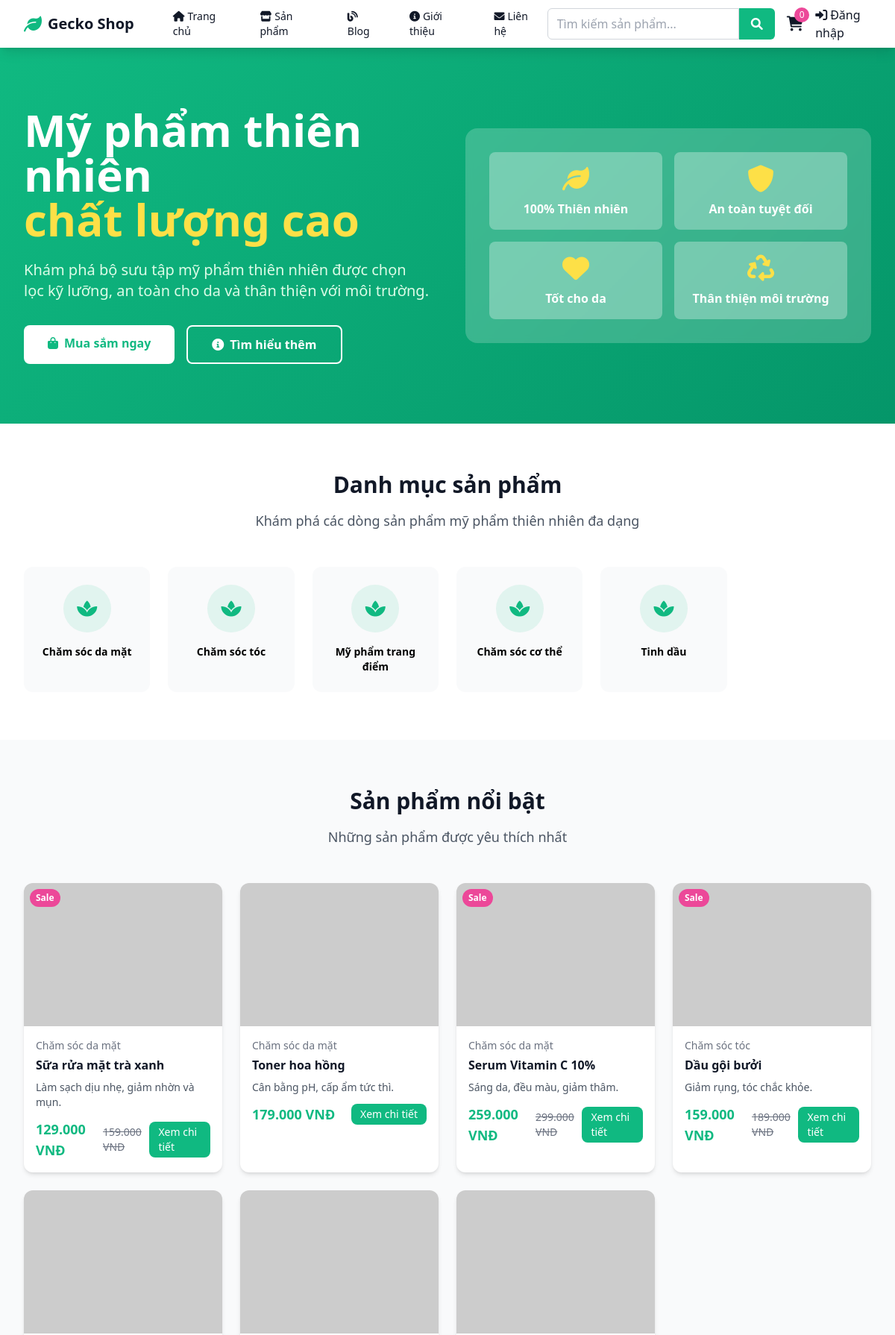
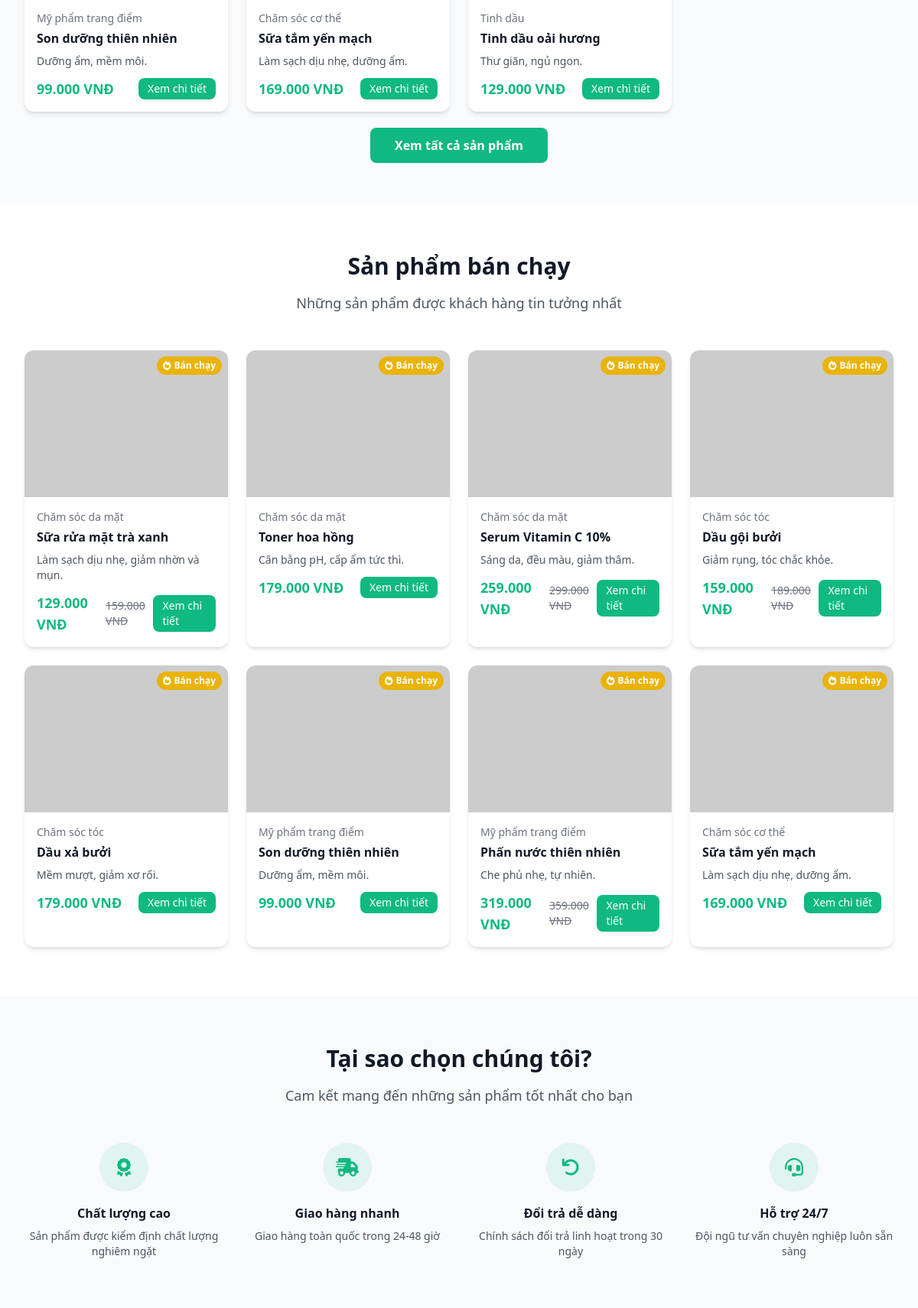
The page / (upper part) on the database its author committed (2 pictures, top to bottom).
### tables this page shows
CREATE TABLE categories (
    id INT PRIMARY KEY AUTO_INCREMENT,
    name VARCHAR(100) NOT NULL,
    slug VARCHAR(100) UNIQUE NOT NULL,
    description TEXT,
    image VARCHAR(255),
    parent_id INT NULL,
    sort_order INT DEFAULT 0,
    is_active BOOLEAN DEFAULT TRUE,
    created_at TIMESTAMP DEFAULT CURRENT_TIMESTAMP,
    FOREIGN KEY (parent_id) REFERENCES categories(id) ON DELETE SET NULL
);

CREATE TABLE products (
    id INT PRIMARY KEY AUTO_INCREMENT,
    name VARCHAR(200) NOT NULL,
    slug VARCHAR(200) UNIQUE NOT NULL,
    description TEXT,
    short_description TEXT,
    price DECIMAL(10,2) NOT NULL,
    sale_price DECIMAL(10,2) NULL,
    sku VARCHAR(100) UNIQUE,
    stock_quantity INT DEFAULT 0,
    category_id INT NOT NULL,
    images JSON,
    ingredients TEXT,
    usage_instructions TEXT,
    weight VARCHAR(50),
    origin VARCHAR(100),
    is_featured BOOLEAN DEFAULT FALSE,
    is_bestseller BOOLEAN DEFAULT FALSE,
    is_active BOOLEAN DEFAULT TRUE,
    meta_title VARCHAR(200),
    meta_description TEXT,
    created_at TIMESTAMP DEFAULT CURRENT_TIMESTAMP,
    updated_at TIMESTAMP DEFAULT CURRENT_TIMESTAMP ON UPDATE CURRENT_TIMESTAMP,
    FOREIGN KEY (category_id) REFERENCES categories(id) ON DELETE CASCADE
);

### config/database.php (called while the page is built, shortened)
<?php
function formatPrice($price) {
    return number_format($price, 0, ',', '.') . ' VNĐ';
}
?>

### index.php (the view, shortened to what this page needs)
<?php
require_once 'config/database.php';
$featured_products = $pdo->query("
    SELECT p.*, c.name as category_name, COALESCE(s.total_qty, 0) AS total_qty
    FROM products p
    LEFT JOIN (
        SELECT oi.product_id, SUM(oi.quantity) AS total_qty
        FROM order_items oi
        JOIN orders o ON o.id = oi.order_id
        WHERE o.created_at >= DATE_SUB(NOW(), INTERVAL 30 DAY)
          AND o.order_status IN ('processing','shipped','delivered')
        GROUP BY oi.product_id
    ) s ON s.product_id = p.id
    LEFT JOIN categories c ON p.category_id = c.id
    WHERE p.is_featured = 1 AND p.is_active = 1
    ORDER BY s.total_qty DESC, p.created_at DESC
    LIMIT 8
")->fetchAll();
$bestseller_products = $pdo->query("
    SELECT p.*, c.name as category_name, COALESCE(s.total_qty, 0) AS total_qty
    FROM products p
    LEFT JOIN (
        SELECT oi.product_id, SUM(oi.quantity) AS total_qty
        FROM order_items oi
        JOIN orders o ON o.id = oi.order_id
        WHERE o.created_at >= DATE_SUB(NOW(), INTERVAL 30 DAY)
          AND o.order_status IN ('processing','shipped','delivered')
        GROUP BY oi.product_id
    ) s ON s.product_id = p.id
    LEFT JOIN categories c ON p.category_id = c.id
    WHERE p.is_active = 1
    ORDER BY s.total_qty DESC, p.created_at DESC
    LIMIT 8
")->fetchAll();
$categories = $pdo->query("
    SELECT * FROM categories
    WHERE is_active = 1 AND parent_id IS NULL
    ORDER BY sort_order ASC
    LIMIT 6
")->fetchAll();
include 'includes/header.php';
?>
<section class="hero-gradient text-white">
    <div class="max-w-7xl mx-auto px-4 sm:px-6 lg:px-8 py-20">
        <div class="grid grid-cols-1 lg:grid-cols-2 gap-12 items-center">
            <div>
                <h1 class="text-4xl md:text-6xl font-bold mb-6">
                    Mỹ phẩm thiên nhiên
                    <span class="block text-yellow-300">chất lượng cao</span>
                </h1>
                <p class="text-xl mb-8 text-green-100">
                    Khám phá bộ sưu tập mỹ phẩm thiên nhiên được chọn lọc kỹ lưỡng,
                    an toàn cho da và thân thiện với môi trường.
                </p>
                <div class="flex flex-col sm:flex-row gap-4">
                    <a href="products.php" class="bg-white text-primary px-8 py-3 rounded-lg font-semibold hover:bg-gray-100 transition-colors text-center">
                        <i class="fas fa-shopping-bag mr-2"></i>Mua sắm ngay
                    </a>
                    <a href="about.php" class="border-2 border-white text-white px-8 py-3 rounded-lg font-semibold hover:bg-white hover:text-primary transition-colors text-center">
                        <i class="fas fa-info-circle mr-2"></i>Tìm hiểu thêm
                    </a>
                </div>
            </div>
            <div class="relative">
                <div class="bg-white bg-opacity-20 rounded-2xl p-8 backdrop-blur-sm">
                    <div class="grid grid-cols-2 gap-4">
                        <div class="bg-white bg-opacity-30 rounded-lg p-4 text-center">
                            <i class="fas fa-leaf text-4xl text-yellow-300 mb-2"></i>
                            <h3 class="font-semibold">100% Thiên nhiên</h3>
                        </div>
                        <div class="bg-white bg-opacity-30 rounded-lg p-4 text-center">
                            <i class="fas fa-shield-alt text-4xl text-yellow-300 mb-2"></i>
                            <h3 class="font-semibold">An toàn tuyệt đối</h3>
                        </div>
                        <div class="bg-white bg-opacity-30 rounded-lg p-4 text-center">
                            <i class="fas fa-heart text-4xl text-yellow-300 mb-2"></i>
                            <h3 class="font-semibold">Tốt cho da</h3>
                        </div>
                        <div class="bg-white bg-opacity-30 rounded-lg p-4 text-center">
                            <i class="fas fa-recycle text-4xl text-yellow-300 mb-2"></i>
                            <h3 class="font-semibold">Thân thiện môi trường</h3>
                        </div>
                    </div>
                </div>
            </div>
        </div>
    </div>
</section>
<section class="py-16 bg-white">
    <div class="max-w-7xl mx-auto px-4 sm:px-6 lg:px-8">
        <div class="text-center mb-12">
            <h2 class="text-3xl font-bold text-gray-900 mb-4">Danh mục sản phẩm</h2>
            <p class="text-lg text-gray-600">Khám phá các dòng sản phẩm mỹ phẩm thiên nhiên đa dạng</p>
        </div>
        <div class="grid grid-cols-2 md:grid-cols-3 lg:grid-cols-6 gap-6">
            <?php foreach ($categories as $category): ?>
            <a href="products.php?category=<?php echo $category['id']; ?>"
               class="group bg-gray-50 rounded-xl p-6 text-center hover:bg-primary hover:text-white transition-all duration-300 card-hover">
                <div class="w-16 h-16 mx-auto mb-4 bg-primary bg-opacity-10 group-hover:bg-white group-hover:bg-opacity-20 rounded-full flex items-center justify-center">
                    <i class="fas fa-spa text-2xl text-primary group-hover:text-white"></i>
                </div>
                <h3 class="font-semibold text-sm"><?php echo htmlspecialchars($category['name']); ?></h3>
            </a>
            <?php endforeach; ?>
        </div>
    </div>
</section>
<section class="py-16 bg-gray-50">
    <div class="max-w-7xl mx-auto px-4 sm:px-6 lg:px-8">
        <div class="text-center mb-12">
            <h2 class="text-3xl font-bold text-gray-900 mb-4">Sản phẩm nổi bật</h2>
            <p class="text-lg text-gray-600">Những sản phẩm được yêu thích nhất</p>
        </div>
        <div class="grid grid-cols-1 sm:grid-cols-2 lg:grid-cols-4 gap-6">
            <?php foreach ($featured_products as $product): ?>
            <div class="bg-white rounded-xl shadow-md overflow-hidden card-hover">
                <div class="relative">
                    <?php
                    $images = json_decode($product['images'], true);
                    $main_image = !empty($images) ? $images[0] : 'https://via.placeholder.com/300x300?text=No+Image';
                    ?>
                    <img src="<?php echo $main_image; ?>" alt="<?php echo htmlspecialchars($product['name']); ?>"
                         class="w-full h-48 object-cover">
                    <?php if ($product['sale_price']): ?>
                        <div class="absolute top-2 left-2 bg-accent text-white px-2 py-1 rounded-full text-xs font-semibold">
                            Sale
                        </div>
                    <?php endif; ?>
                </div>
                <div class="p-4">
                    <div class="text-sm text-gray-500 mb-1"><?php echo htmlspecialchars($product['category_name']); ?></div>
                    <h3 class="font-semibold text-gray-900 mb-2 line-clamp-2"><?php echo htmlspecialchars($product['name']); ?></h3>
                    <p class="text-sm text-gray-600 mb-3 line-clamp-2"><?php echo htmlspecialchars($product['short_description']); ?></p>
                    <div class="flex items-center justify-between">
                        <div class="flex items-center space-x-2">
                            <?php if ($product['sale_price']): ?>
                                <span class="text-lg font-bold text-primary"><?php echo formatPrice($product['sale_price']); ?></span>
                                <span class="text-sm text-gray-500 line-through"><?php echo formatPrice($product['price']); ?></span>
                            <?php else: ?>
                                <span class="text-lg font-bold text-primary"><?php echo formatPrice($product['price']); ?></span>
                            <?php endif; ?>
                        </div>
                        <a href="product.php?id=<?php echo $product['id']; ?>"
                           class="bg-primary text-white px-3 py-1 rounded-lg text-sm hover:bg-green-600 transition-colors">
                            Xem chi tiết
                        </a>
                    </div>
                </div>
            </div>
            <?php endforeach; ?>
        </div>
        <div class="text-center mt-8">
            <a href="products.php" class="bg-primary text-white px-8 py-3 rounded-lg font-semibold hover:bg-green-600 transition-colors">
                Xem tất cả sản phẩm
            </a>
        </div>
    </div>
</section>
<section class="py-16 bg-white">
    <div class="max-w-7xl mx-auto px-4 sm:px-6 lg:px-8">
        <div class="text-center mb-12">
            <h2 class="text-3xl font-bold text-gray-900 mb-4">Sản phẩm bán chạy</h2>
            <p class="text-lg text-gray-600">Những sản phẩm được khách hàng tin tưởng nhất</p>
        </div>
        <div class="grid grid-cols-1 sm:grid-cols-2 lg:grid-cols-4 gap-6">
            <?php foreach ($bestseller_products as $product): ?>
            <div class="bg-white rounded-xl shadow-md overflow-hidden card-hover">
                <div class="relative">
                    <?php
                    $images = json_decode($product['images'], true);
                    $main_image = !empty($images) ? $images[0] : 'https://via.placeholder.com/300x300?text=No+Image';
                    ?>
                    <img src="<?php echo $main_image; ?>" alt="<?php echo htmlspecialchars($product['name']); ?>"
                         class="w-full h-48 object-cover">
                    <div class="absolute top-2 right-2 bg-yellow-500 text-white px-2 py-1 rounded-full text-xs font-semibold">
                        <i class="fas fa-fire mr-1"></i>Bán chạy
                    </div>
                </div>
                <div class="p-4">
                    <div class="text-sm text-gray-500 mb-1"><?php echo htmlspecialchars($product['category_name']); ?></div>
                    <h3 class="font-semibold text-gray-900 mb-2 line-clamp-2"><?php echo htmlspecialchars($product['name']); ?></h3>
                    <p class="text-sm text-gray-600 mb-3 line-clamp-2"><?php echo htmlspecialchars($product['short_description']); ?></p>
                    <div class="flex items-center justify-between">
                        <div class="flex items-center space-x-2">
                            <?php if ($product['sale_price']): ?>
                                <span class="text-lg font-bold text-primary"><?php echo formatPrice($product['sale_price']); ?></span>
                                <span class="text-sm text-gray-500 line-through"><?php echo formatPrice($product['price']); ?></span>
                            <?php else: ?>
                                <span class="text-lg font-bold text-primary"><?php echo formatPrice($product['price']); ?></span>
                            <?php endif; ?>
                        </div>
                        <a href="product.php?id=<?php echo $product['id']; ?>"
                           class="bg-primary text-white px-3 py-1 rounded-lg text-sm hover:bg-green-600 transition-colors">
                            Xem chi tiết
                        </a>
                    </div>
                </div>
            </div>
            <?php endforeach; ?>
        </div>
    </div>
</section>
<section class="py-16 bg-gray-50">
    <div class="max-w-7xl mx-auto px-4 sm:px-6 lg:px-8">
        <div class="text-center mb-12">
            <h2 class="text-3xl font-bold text-gray-900 mb-4">Tại sao chọn chúng tôi?</h2>
            <p class="text-lg text-gray-600">Cam kết mang đến những sản phẩm tốt nhất cho bạn</p>
        </div>
        <div class="grid grid-cols-1 md:grid-cols-2 lg:grid-cols-4 gap-8">
            <div class="text-center">
                <div class="w-16 h-16 mx-auto mb-4 bg-primary bg-opacity-10 rounded-full flex items-center justify-center">
                    <i class="fas fa-award text-2xl text-primary"></i>
                </div>
                <h3 class="font-semibold text-gray-900 mb-2">Chất lượng cao</h3>
                <p class="text-sm text-gray-600">Sản phẩm được kiểm định chất lượng nghiêm ngặt</p>
            </div>
            <div class="text-center">
                <div class="w-16 h-16 mx-auto mb-4 bg-primary bg-opacity-10 rounded-full flex items-center justify-center">
                    <i class="fas fa-shipping-fast text-2xl text-primary"></i>
                </div>
                <h3 class="font-semibold text-gray-900 mb-2">Giao hàng nhanh</h3>
                <p class="text-sm text-gray-600">Giao hàng toàn quốc trong 24-48 giờ</p>
            </div>
            <div class="text-center">
                <div class="w-16 h-16 mx-auto mb-4 bg-primary bg-opacity-10 rounded-full flex items-center justify-center">
                    <i class="fas fa-undo text-2xl text-primary"></i>
                </div>
                <h3 class="font-semibold text-gray-900 mb-2">Đổi trả dễ dàng</h3>
                <p class="text-sm text-gray-600">Chính sách đổi trả linh hoạt trong 30 ngày</p>
            </div>
            <div class="text-center">
                <div class="w-16 h-16 mx-auto mb-4 bg-primary bg-opacity-10 rounded-full flex items-center justify-center">
                    <i class="fas fa-headset text-2xl text-primary"></i>
                </div>
                <h3 class="font-semibold text-gray-900 mb-2">Hỗ trợ 24/7</h3>
                <p class="text-sm text-gray-600">Đội ngũ tư vấn chuyên nghiệp luôn sẵn sàng</p>
            </div>
        </div>
    </div>
</section>
<?php include 'includes/footer.php'; ?>

### includes/header.php (style rules this page uses)
.hero-gradient { background: linear-gradient(135deg, #10B981 0%, #059669 100%); }
.card-hover { transition: transform 0.3s ease, box-shadow 0.3s ease; }

### index.php (style rules this page uses)
.line-clamp-2 { display: -webkit-box; -webkit-line-clamp: 2; -webkit-box-orient: vertical; overflow: hidden; }

### rows shown on the page
categories: name "Chăm sóc da mặt"
categories: name "Chăm sóc tóc"
categories: name "Mỹ phẩm trang điểm"
categories: name "Chăm sóc cơ thể"
categories: name "Tinh dầu"
products: shows "Sale", category.name "Chăm sóc da mặt", name "Sữa rửa mặt trà xanh", short_description "Làm sạch dịu nhẹ, giảm nhờn và mụn.", sale_price "129.000 VNĐ", price "159.000 VNĐ"
products: category.name "Chăm sóc da mặt", name "Toner hoa hồng", short_description "Cân bằng pH, cấp ẩm tức thì.", price "179.000 VNĐ"
products: shows "Sale", category.name "Chăm sóc da mặt", name "Serum Vitamin C 10%", short_description "Sáng da, đều màu, giảm thâm.", sale_price "259.000 VNĐ", price "299.000 VNĐ"
products: shows "Sale", category.name "Chăm sóc tóc", name "Dầu gội bưởi", short_description "Giảm rụng, tóc chắc khỏe.", sale_price "159.000 VNĐ", price "189.000 VNĐ"
products: category.name "Mỹ phẩm trang điểm", name "Son dưỡng thiên nhiên", short_description "Dưỡng ẩm, mềm môi.", price "99.000 VNĐ"
products: category.name "Chăm sóc cơ thể", name "Sữa tắm yến mạch", short_description "Làm sạch dịu nhẹ, dưỡng ẩm.", price "169.000 VNĐ"
products: category.name "Tinh dầu", name "Tinh dầu oải hương", short_description "Thư giãn, ngủ ngon.", price "129.000 VNĐ"
products: category.name "Chăm sóc tóc", name "Dầu xả bưởi", short_description "Mềm mượt, giảm xơ rối.", price "179.000 VNĐ"
products: category.name "Mỹ phẩm trang điểm", name "Phấn nước thiên nhiên", short_description "Che phủ nhẹ, tự nhiên.", sale_price "319.000 VNĐ", price "359.000 VNĐ"

### other values the page prints
SITE_NAME "Gecko Shop"
